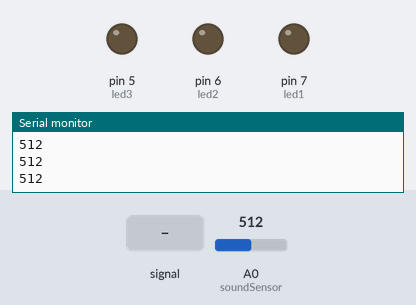
Recording of a sketch running on a simulated Arduino Uno, built with avr-gcc and run on an emulated ATmega328P. Parts: output pins drawn as LEDs (lit = HIGH), the last lines printed to the serial monitor. Inputs (shaded band) come from the test bench; at power-on: A0 (soundSensor) = 512.

Above: at 1.2 s.
1.3 s: A0 (soundSensor) fed a 200 Hz sine of ±460 counts around its level
At 2.9 s:
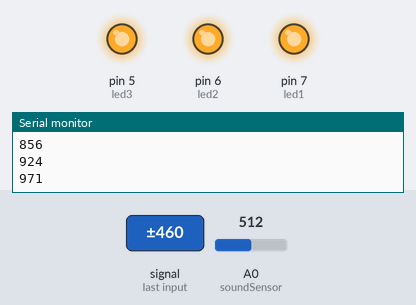
3.2 s: A0 (soundSensor) set to 716
At 4.5 s:
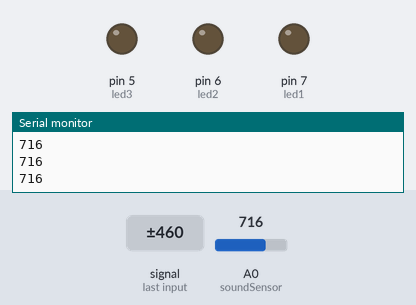
5.2 s: A0 (soundSensor) set to 835
6.7 s: A0 (soundSensor) set to 866
At 6.8 s:
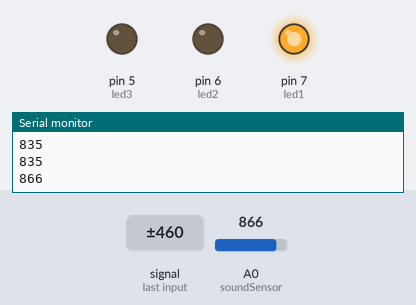
8.6 s: A0 (soundSensor) set to 840
At 9.8 s:
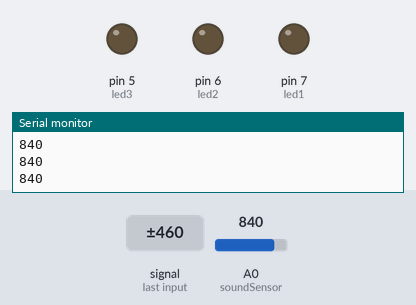
Timing chart, 0 to 11.6 s (numbered marks = the images above; inputs shaded):
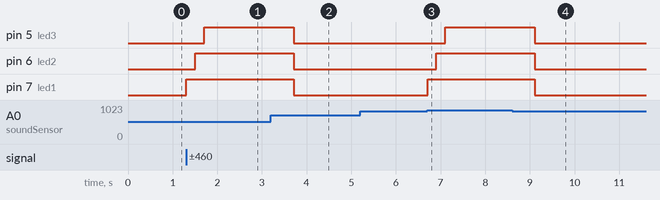

The sketch:

disco.ino
```cpp
//soundSensor automatically matches to sound//
int soundSensor = A0; //analog Input pin no for soundSensor//
int threshold = 850;
int led1 = 7; // defining led1 pin no//
int led2 = 6; //defining led2 pin no//
int led3 = 5; //defining led3 pin no//

void setup() //function which runs once
{
 pinMode (soundSensor, INPUT);
 pinMode (led1, OUTPUT);
 pinMode (led2, OUTPUT);
 pinMode (led3, OUTPUT);
 Serial.begin(9600);
}

void loop() //function which repeats
{
 int sensorValue = analogRead(soundSensor); //soundSensor can take analog as
                                                // well as digital inputs, choose as per requirement//

                                                Serial.println(sensorValue);
 if (sensorValue >=threshold) //if sensor value is greater than threshold, then leds will switch on
 {
  digitalWrite(led1, HIGH);
  delay(200);
  digitalWrite(led2, HIGH);
  delay(200);
  digitalWrite(led3, HIGH);
  delay(200);
 }
 else
 {
  digitalWrite(led1, LOW);
  digitalWrite(led2, LOW);
  digitalWrite(led3, LOW);
 }
}
```

Measured:
- the behaviour switches between 849 and 850 on A0 (soundSensor) (found by bisection; images 2 and 3)
- after the input at 1.3 s, pin 5 (led3): LOW → HIGH after 0.41 s; pin 6 (led2): LOW → HIGH after 0.21 s; pin 7 (led1): LOW → HIGH at once
- after the input at 3.2 s, pin 7 (led1): HIGH → LOW after 0.51 s
- after the input at 6.7 s, pin 5 (led3): LOW → HIGH after 0.41 s; pin 6 (led2): LOW → HIGH after 0.21 s; pin 7 (led1): LOW → HIGH at once
- after the input at 8.6 s, pin 5 (led3), pin 6 (led2), pin 7 (led1): HIGH → LOW after 0.51 s
